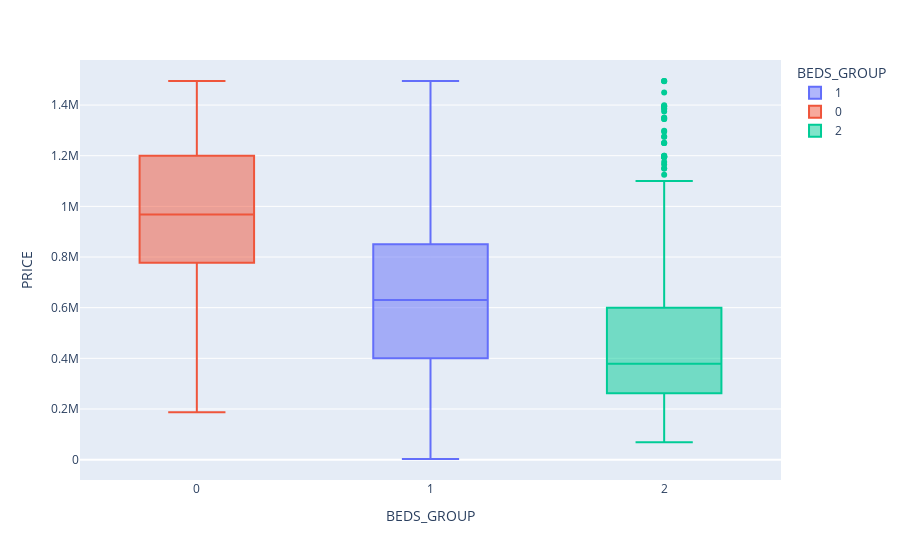

Here is the notebook cell this chart was saved with:
### Code cell
# Get average price per bath type
bed_price = df.groupby('BEDS')['PRICE'].mean().reset_index()

# Reshape price for clustering
X = bed_price['PRICE'].values.reshape(-1, 1)

# Cluster into 3 groups
kmeans = KMeans(n_clusters=3, random_state=rs).fit(X)
bed_price['BEDS_GROUP'] = kmeans.labels_

# Map back
bed_group_map = dict(zip(bed_price['BEDS'], bed_price['BEDS_GROUP']))
df['BEDS_GROUP'] = df['BEDS'].map(bed_group_map)



fig = px.box(data_frame=df, x = 'BEDS_GROUP', y = 'PRICE' , color= 'BEDS_GROUP' )
fig.show()

### Figure 1 — Plotly figure (JSON) as saved in the notebook; plotly's stock layout.template omitted (floating-point values rounded to 4 significant figures; data arrays with more than 128 entries replaced by an {"elided": "..."} marker saying what was removed)
{"data": [{"alignmentgroup": "True", "hovertemplate": "BEDS_GROUP=%{x}<br>PRICE=%{y}<extra></extra>", "legendgroup": "1", "marker": {"color": "#636efa"}, "name": "1", "notched": false, "offsetgroup": "1", "orientation": "v", "showlegend": true, "type": "box", "x": {"elided": "1971 int values"}, "x0": " ", "xaxis": "x", "y": {"elided": "1971 int values"}, "y0": " ", "yaxis": "y"}, {"alignmentgroup": "True", "hovertemplate": "BEDS_GROUP=%{x}<br>PRICE=%{y}<extra></extra>", "legendgroup": "0", "marker": {"color": "#EF553B"}, "name": "0", "notched": false, "offsetgroup": "0", "orientation": "v", "showlegend": true, "type": "box", "x": {"elided": "841 int values"}, "x0": " ", "xaxis": "x", "y": {"elided": "841 int values"}, "y0": " ", "yaxis": "y"}, {"alignmentgroup": "True", "hovertemplate": "BEDS_GROUP=%{x}<br>PRICE=%{y}<extra></extra>", "legendgroup": "2", "marker": {"color": "#00cc96"}, "name": "2", "notched": false, "offsetgroup": "2", "orientation": "v", "showlegend": true, "type": "box", "x": {"elided": "793 int values"}, "x0": " ", "xaxis": "x", "y": {"elided": "793 int values"}, "y0": " ", "yaxis": "y"}], "layout": {"boxmode": "overlay", "legend": {"title": {"text": "BEDS_GROUP"}, "tracegroupgap": 0}, "margin": {"t": 60}, "xaxis": {"anchor": "y", "categoryarray": [1, 0, 2], "categoryorder": "array", "domain": [0, 1], "title": {"text": "BEDS_GROUP"}}, "yaxis": {"anchor": "x", "domain": [0, 1], "title": {"text": "PRICE"}}}}
